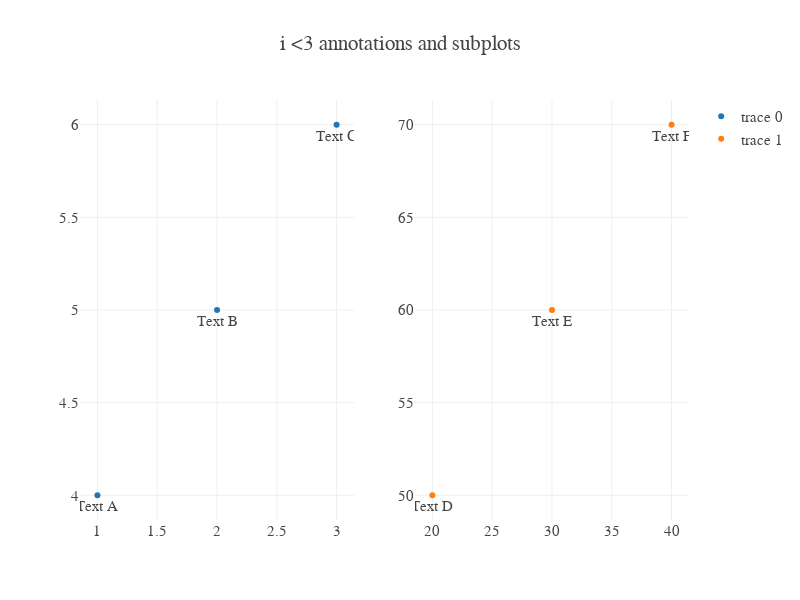

The code cell stored with this chart in its notebook:
### Markdown cell above
# Simple Subplot

### Code cell
# configure_plotly_browser_state()

trace1 = go.Scatter(
    x=[1, 2, 3],
    y=[4, 5, 6],
    mode='markers+text',
    text=['Text A', 'Text B', 'Text C'],
    textposition='bottom center'
)

trace2 = go.Scatter(
    x=[20, 30, 40],
    y=[50, 60, 70],
    mode='markers+text',
    text=['Text D', 'Text E', 'Text F'],
    textposition='bottom center'
)

fig = tools.make_subplots(rows=1, cols=2)

fig.append_trace(trace1, 1, 1)
fig.append_trace(trace2, 1, 2)

fig['layout'].update(height=600, width=800, 
                     title='i <3 annotations and subplots')
iplot(fig, filename='simple-subplot-with-annotations')

### Figure 1 — Plotly figure (JSON) as saved in the notebook; plotly's stock layout.template omitted (floating-point values rounded to 4 significant figures)
{"data": [{"mode": "markers+text", "text": ["Text A", "Text B", "Text C"], "textposition": "bottom center", "type": "scatter", "uid": "32cdabad-af8d-424f-8c19-e0cc09d43d30", "x": [1, 2, 3], "xaxis": "x", "y": [4, 5, 6], "yaxis": "y"}, {"mode": "markers+text", "text": ["Text D", "Text E", "Text F"], "textposition": "bottom center", "type": "scatter", "uid": "c34d17de-6366-4bf0-96a1-82ff9197feb7", "x": [20, 30, 40], "xaxis": "x2", "y": [50, 60, 70], "yaxis": "y2"}], "layout": {"height": 600, "title": {"text": "i <3 annotations and subplots"}, "width": 800, "xaxis": {"anchor": "y", "autorange": true, "domain": [0, 0.45], "range": [0.8527, 3.147], "type": "linear"}, "xaxis2": {"anchor": "y2", "autorange": true, "domain": [0.55, 1], "range": [18.53, 41.47], "type": "linear"}, "yaxis": {"anchor": "x", "autorange": true, "domain": [0, 1], "range": [3.866, 6.134], "type": "linear"}, "yaxis2": {"anchor": "x2", "autorange": true, "domain": [0, 1], "range": [48.66, 71.34], "type": "linear"}}}
